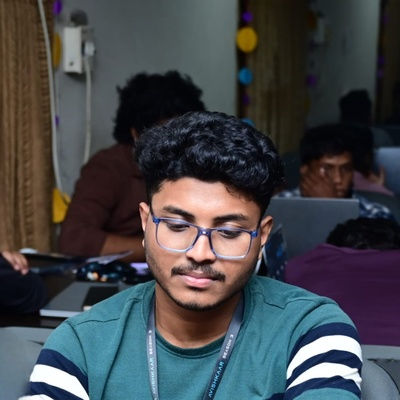
#> input picture assets/my_photo.jpeg, 400 x 400 px
$ python -i render_cards.py   (imports and definitions only)
#> lines starting #> are read from the running program, lines starting #| are printed output that depends on the picture
#!/usr/bin/env python3
"""Build GitHub README SVG cards from data/contributions.json.

Run: python scripts/render_cards.py
Screenshot mode: STATIC=1 python scripts/render_cards.py
Optional font embedding: FONT_FILE=assets/ProfileSans.ttf (requires fonttools and brotli).
"""
from __future__ import annotations
import base64
import html
import json
import os
import re
import shutil
import subprocess
import sys
import urllib.request
from collections import Counter, defaultdict
from datetime import date, datetime, timedelta, timezone
from pathlib import Path

ROOT = Path(__file__).resolve().parents[1]
DATA = Path(os.getenv('CONTRIBUTION_JSON', ROOT / 'data' / 'contributions.json'))
OUT = ROOT / 'cards'
STATIC = os.getenv('STATIC', '0').lower() in {'1', 'true', 'yes'}
BG = os.getenv('CARD_BG', '#090914')
PANEL = os.getenv('CARD_PANEL', '#11111f')
PANEL2 = os.getenv('CARD_PANEL_2', '#17152a')
TEXT = os.getenv('CARD_TEXT', '#f5f3ff')
MUTED = os.getenv('CARD_MUTED', '#a6a0bd')
BRAND = os.getenv('CARD_BRAND', '#a855f7')
BRAND2 = os.getenv('CARD_BRAND_2', '#7c3aed')
ACCENT = os.getenv('CARD_ACCENT', '#c4b5fd')
BORDER = os.getenv('CARD_BORDER', '#30264a')
FONT = 'ProfileSans, Inter, ui-sans-serif, system-ui, sans-serif'
W = 960


def e(v):
    return html.escape(str(v or ''), quote=True)


def slug(v):
    return re.sub(r'[^a-z0-9]+', '-', str(v).lower()).strip('-')[:32] or 'project'


# [74 lines left out: functions font_uri, start_svg, not called in this run]


def save(name, body):
    OUT.mkdir(parents=True, exist_ok=True)
    (OUT / name).write_text(body + '</svg>\n', encoding='utf-8')


# [29 lines left out: functions days_from, calc_streaks, not called in this run]


def vectorize_avatar(image_path_or_bytes, size=126, num_colors=72):
#> called with image_path_or_bytes = '../assets/my_photo.jpeg', size = 126, num_colors = 72
    try:
        from PIL import Image
        import io
        if isinstance(image_path_or_bytes, (bytes, bytearray)):
            im = Image.open(io.BytesIO(image_path_or_bytes))
        else:
            im = Image.open(image_path_or_bytes)
#> im is the input picture: PIL image 400x400 RGB; mean R, G, B 67.4, 70.3, 74.2

        # Center crop to square
        w, h = im.size
#> w = 400; h = 400
        dim = min(w, h)
#> dim = 400
        left = (w - dim) // 2
#> left = 0
        top = (h - dim) // 2
#> top = 0
        im = im.crop((left, top, left + dim, top + dim))

        im_resized = im.resize((size, size), Image.Resampling.LANCZOS)
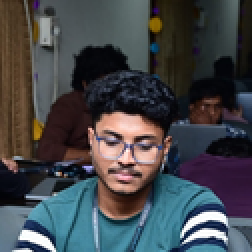
#> im_resized: PIL image 126x126 RGB (shown 2 times larger); mean R, G, B 67.4, 70.2, 74.2
        im_q = im_resized.quantize(colors=num_colors).convert('RGB')
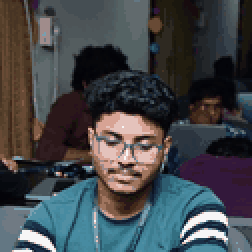
#> im_q: PIL image 126x126 RGB (shown 2 times larger); mean R, G, B 66.8, 70, 73.5

        paths_by_color = defaultdict(list)
        r = size / 2
        cx, cy = r, r

        for y in range(size):
            run_start = None
            last_color = None
            for x in range(size):
                dist_sq = (x + 0.5 - cx)**2 + (y + 0.5 - cy)**2
                if dist_sq > r**2:
                    if run_start is not None:
                        paths_by_color[last_color].append(f'M{run_start} {y}h{x - run_start}v1h{run_start - x}z')
                        run_start = None
                    continue

                c = im_q.getpixel((x, y))
                hex_color = f'#{c[0]:02x}{c[1]:02x}{c[2]:02x}'

                if run_start is None:
                    run_start = x
                    last_color = hex_color
                elif hex_color != last_color:
                    paths_by_color[last_color].append(f'M{run_start} {y}h{x - run_start}v1h{run_start - x}z')
                    run_start = x
                    last_color = hex_color

            if run_start is not None:
                paths_by_color[last_color].append(f'M{run_start} {y}h{size - run_start}v1h{run_start - size}z')

        svg_paths = ''.join(f'<path fill="{c}" d="{"".join(d)}"/>' for c, d in paths_by_color.items())
        return f'<g transform="translate(761, 74)">{svg_paths}</g>'
    except Exception as exc:
        print(f"Warning: avatar vectorization failed: {exc}")
        return ''


# [167 lines left out: functions render_hero, render_link_tile, render_activity, render_repo, render_graph, update_readme and 1 more, not called in this run]


# [2 lines not run here, left out]

>>> result = vectorize_avatar('../assets/my_photo.jpeg')
